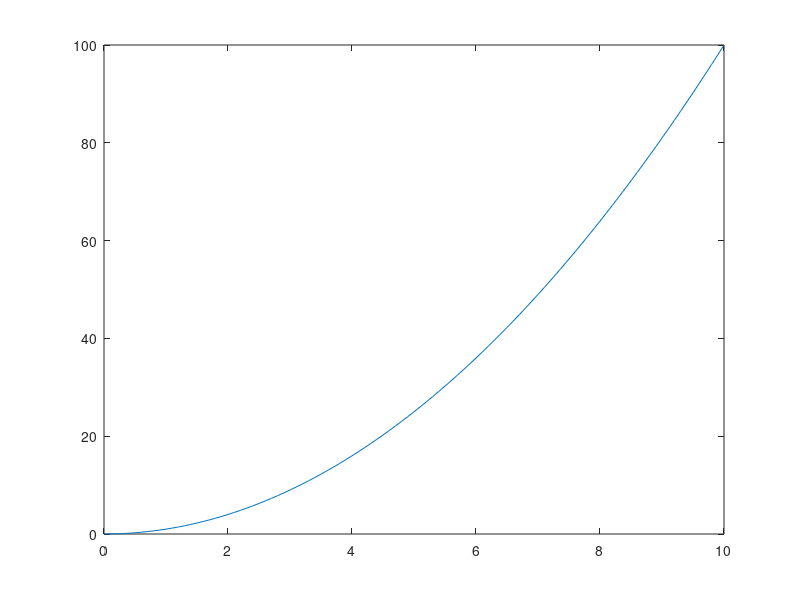

The MATLAB source for this figure: (Note: this script raises an error after producing the figure.)
r=1000;
c=1e-6;
t_const=r*c;
k=2;
num = [k];
den = [t_const 1];
g=tf(num, den);
t_ramp=0:.1:10;
t_par=.5*t_ramp.^2;
[res,t]=lsim(g, t_par, t_ramp);
plot(t,res)
hold on

stepinfo(g)